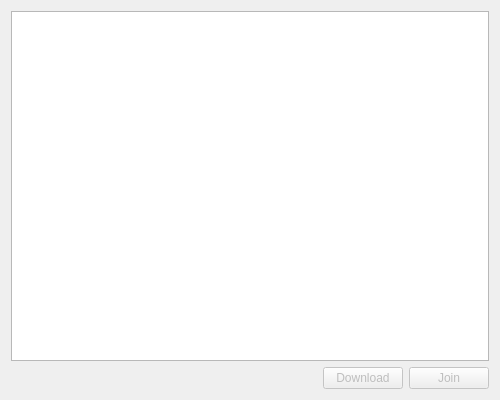
<?xml version="1.0" encoding="UTF-8"?>
<ui version="4.0">
 <class>IChannelList</class>
 <widget class="QDialog" name="IChannelList">
  <property name="geometry">
   <rect>
    <x>0</x>
    <y>0</y>
    <width>500</width>
    <height>400</height>
   </rect>
  </property>
  <property name="windowTitle">
   <string>Channel list</string>
  </property>
  <property name="windowIcon">
   <iconset resource="resources.qrc">
    <normaloff>:/toolicons/gfx/main_channels.png</normaloff>:/toolicons/gfx/main_channels.png</iconset>
  </property>
  <property name="modal">
   <bool>false</bool>
  </property>
  <layout class="QGridLayout" name="gridLayout">
   <item row="1" column="1">
    <widget class="QPushButton" name="btnDownload">
     <property name="enabled">
      <bool>false</bool>
     </property>
     <property name="text">
      <string>Download</string>
     </property>
    </widget>
   </item>
   <item row="1" column="0">
    <spacer name="horizontalSpacer">
     <property name="orientation">
      <enum>Qt::Horizontal</enum>
     </property>
     <property name="sizeHint" stdset="0">
      <size>
       <width>40</width>
       <height>20</height>
      </size>
     </property>
    </spacer>
   </item>
   <item row="1" column="2">
    <widget class="QPushButton" name="btnJoin">
     <property name="enabled">
      <bool>false</bool>
     </property>
     <property name="text">
      <string>Join</string>
     </property>
    </widget>
   </item>
   <item row="0" column="0" colspan="3">
    <widget class="QTableView" name="chanview">
     <property name="editTriggers">
      <set>QAbstractItemView::NoEditTriggers</set>
     </property>
     <property name="alternatingRowColors">
      <bool>true</bool>
     </property>
     <property name="selectionMode">
      <enum>QAbstractItemView::SingleSelection</enum>
     </property>
     <property name="selectionBehavior">
      <enum>QAbstractItemView::SelectRows</enum>
     </property>
     <property name="showGrid">
      <bool>false</bool>
     </property>
     <attribute name="verticalHeaderVisible">
      <bool>false</bool>
     </attribute>
    </widget>
   </item>
  </layout>
 </widget>
 <resources>
  <include location="resources.qrc"/>
 </resources>
 <connections/>
</ui>
